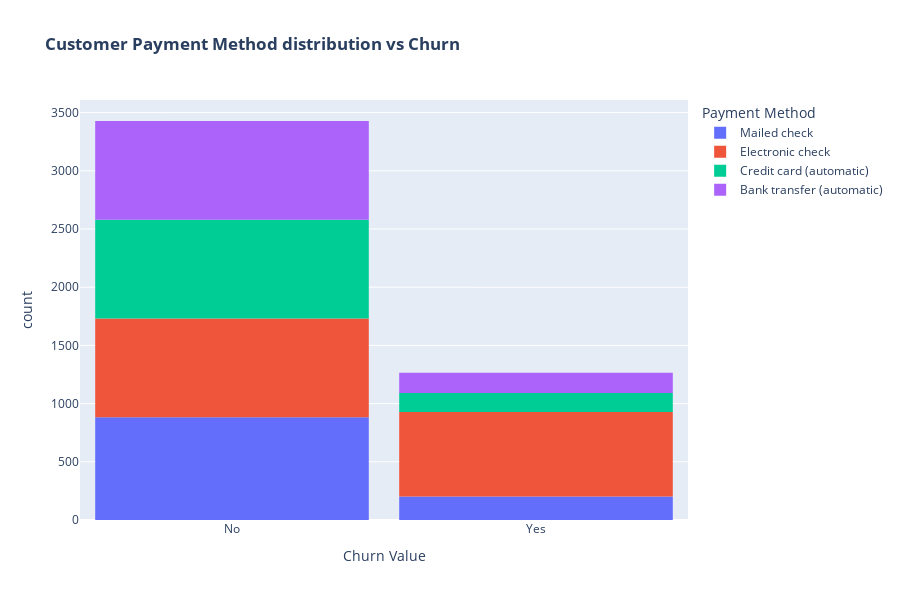

The code cell stored with this chart in its notebook:
### Code cell
fig = px.histogram(telco_df, x="Churn Value", color="Payment Method", title="<b>Customer Payment Method distribution vs Churn</b>")
fig.update_layout(width=900, height=600, bargap=0.1)
fig.show()

### Figure 1 — Plotly figure (JSON) as saved in the notebook; plotly's stock layout.template omitted (floating-point values rounded to 4 significant figures; data arrays with more than 128 entries replaced by an {"elided": "..."} marker saying what was removed)
{"data": [{"alignmentgroup": "True", "bingroup": "x", "hovertemplate": "Payment Method=Mailed check<br>Churn Value=%{x}<br>count=%{y}<extra></extra>", "legendgroup": "Mailed check", "marker": {"color": "#636efa", "pattern": {"shape": ""}}, "name": "Mailed check", "offsetgroup": "Mailed check", "orientation": "v", "showlegend": true, "type": "histogram", "x": {"elided": "1091 str values"}, "xaxis": "x", "yaxis": "y"}, {"alignmentgroup": "True", "bingroup": "x", "hovertemplate": "Payment Method=Electronic check<br>Churn Value=%{x}<br>count=%{y}<extra></extra>", "legendgroup": "Electronic check", "marker": {"color": "#EF553B", "pattern": {"shape": ""}}, "name": "Electronic check", "offsetgroup": "Electronic check", "orientation": "v", "showlegend": true, "type": "histogram", "x": {"elided": "1580 str values"}, "xaxis": "x", "yaxis": "y"}, {"alignmentgroup": "True", "bingroup": "x", "hovertemplate": "Payment Method=Credit card (automatic)<br>Churn Value=%{x}<br>count=%{y}<extra></extra>", "legendgroup": "Credit card (automatic)", "marker": {"color": "#00cc96", "pattern": {"shape": ""}}, "name": "Credit card (automatic)", "offsetgroup": "Credit card (automatic)", "orientation": "v", "showlegend": true, "type": "histogram", "x": {"elided": "1022 str values"}, "xaxis": "x", "yaxis": "y"}, {"alignmentgroup": "True", "bingroup": "x", "hovertemplate": "Payment Method=Bank transfer (automatic)<br>Churn Value=%{x}<br>count=%{y}<extra></extra>", "legendgroup": "Bank transfer (automatic)", "marker": {"color": "#ab63fa", "pattern": {"shape": ""}}, "name": "Bank transfer (automatic)", "offsetgroup": "Bank transfer (automatic)", "orientation": "v", "showlegend": true, "type": "histogram", "x": {"elided": "1025 str values"}, "xaxis": "x", "yaxis": "y"}], "layout": {"bargap": 0.1, "barmode": "relative", "height": 600, "legend": {"title": {"text": "Payment Method"}, "tracegroupgap": 0}, "title": {"text": "<b>Customer Payment Method distribution vs Churn</b>"}, "width": 900, "xaxis": {"anchor": "y", "domain": [0, 1], "title": {"text": "Churn Value"}}, "yaxis": {"anchor": "x", "domain": [0, 1], "title": {"text": "count"}}}}
